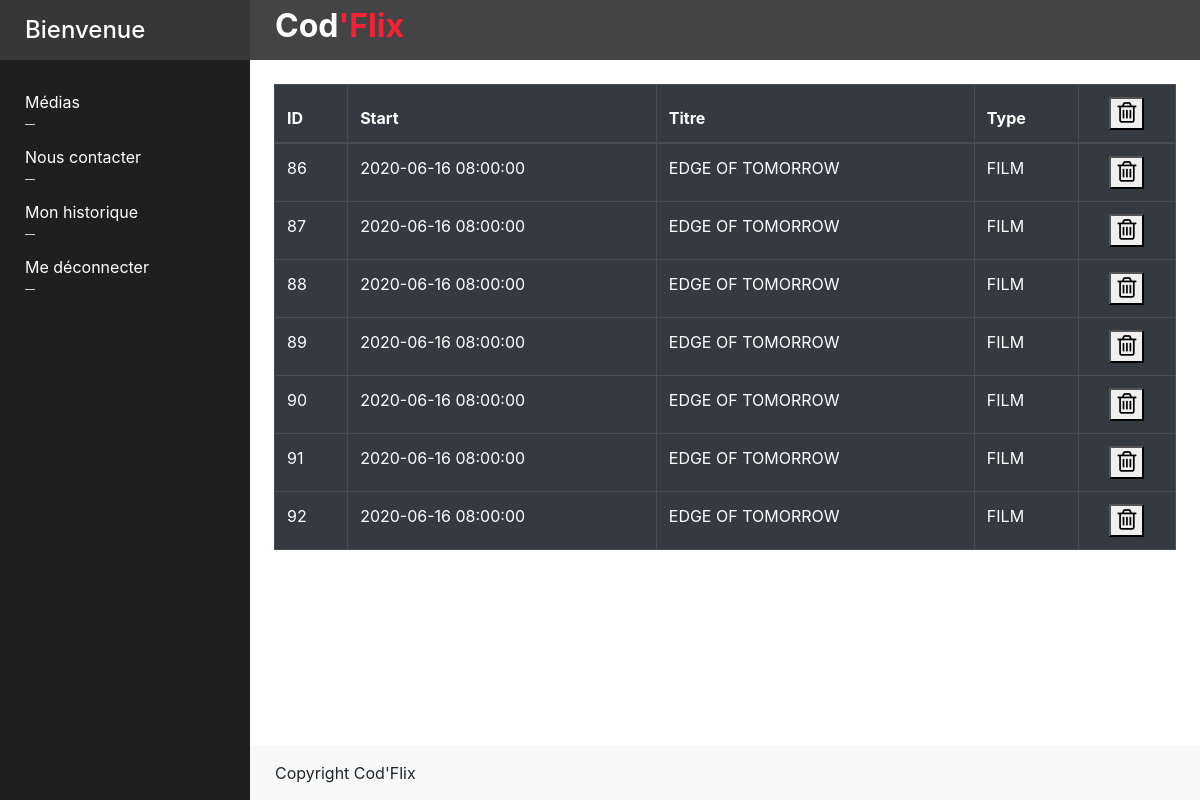
Screenshot of /index.php?action=historiquePage (signed in) with the database file from the repository.
### tables this page shows
CREATE TABLE IF NOT EXISTS `history` (
  `id` int(11) NOT NULL AUTO_INCREMENT,
  `user_id` int(11) NOT NULL,
  `media_id` int(11) NOT NULL,
  `start_date` datetime NOT NULL,
  `finish_date` datetime DEFAULT NULL,
  `watch_duration` int(11) NOT NULL DEFAULT 0 COMMENT 'in seconds',
  PRIMARY KEY (`id`),
  KEY `history_user_id_fk_media_id` (`user_id`),
  KEY `history_media_id_fk_media_id` (`media_id`)
);

CREATE TABLE IF NOT EXISTS `media` (
  `id` int(11) NOT NULL AUTO_INCREMENT,
  `genre_id` int(11) NOT NULL,
  `title` varchar(100) NOT NULL,
  `type` varchar(20) NOT NULL,
  `status` varchar(20) NOT NULL,
  `release_date` date NOT NULL,
  `summary` longtext NOT NULL,
  `trailer_url` varchar(100) NOT NULL,
  PRIMARY KEY (`id`),
  KEY `media_genre_id_fk_genre_id` (`genre_id`) USING BTREE
);

### controller/historiqueController.php (called while the page is built, shortened)
<?php
require_once( 'model/historique.php' );
function historiquePage() {
  $user_id = $_SESSION['user_id'];
  $historiqueContent = Historique::getHistorique($user_id);
  require('view/historiqueView.php');
}

### model/historique.php (called while the page is built, shortened)
<?php
class Historique {
public static function transformID($media_id){
$db   = init_db();
$req  = $db->prepare( "SELECT * FROM media WHERE id = :id" );
$req->bindValue(':id', $media_id);
$req->execute();
return $req->fetch();
}
public static function getHistorique($user_id){
	$db   = init_db();
	$req  = $db->prepare( "SELECT * FROM history WHERE user_id =:user_id" );
	$req->bindValue(':user_id', $user_id);
	$req->execute();
	return $req->fetchAll();
}
}

### view/historiqueView.php (the view, shortened to what this page needs)
<link rel="stylesheet" href="https://cdnjs.cloudflare.com/ajax/libs/font-awesome/4.7.0/css/font-awesome.min.css">
<table class="table table-bordered table-dark">
  <thead>
    <tr>
      <th scope="col">ID</th>
      <th scope="col">Start</th>
      <th scope="col">Titre</th>
      <th scope="col">Type</th>
      <th scope="col"><center>
      	<form method="POST" action="index.php?action=historiquePage">
      		<button type="sumbit" name="deleteall"><i class="fa fa-trash-o" style="font-size:24px"></i></button>
      </center></th>
    </tr>
  </thead>
  <tbody>
  <?php foreach($historiqueContent as $history ): ?>
  	<?php $getMedia = Historique::transformID($history['media_id']); ?>
    <tr>
      <td><?= $history['id']; ?></td>
      <td><?= $history['start_date']; ?></td>
      <td><?= strtoupper($getMedia['title']); ?></td>
      <td><?= strtoupper($getMedia['type']); ?></td>
      <td>
      	<center>
      	<form method="POST" action="index.php?action=historiquePage">
      		<button type="sumbit" name="delete" value="<?= $history['id']; ?>"><i class="fa fa-trash-o" style="font-size:24px"></i></button>
	    </form>
	    </center>
	  </td>
    </tr>
    <?php endforeach; ?>
  </tbody>
</table>
<?php $content = ob_get_clean(); ?>
<?php require('dashboard.php'); ?>

### index.php (shortened to what this page needs)
<?php
require_once( 'controller/historiqueController.php' );
if ( isset( $_GET['action'] ) ):
  switch( $_GET['action']):
    case 'historiquePage':
      historiquePage();
    break;
  endswitch;
elseif ( isset( $_GET['media'] ) ):
  mediaContentPage();
endif;

### view/dashboard.php (shortened to what this page needs)
<!DOCTYPE html>
<html>
  <head>
    <link href="public/lib/bootstrap/css/bootstrap.min.css" rel="stylesheet" />
    <link href="public/lib/font-awesome/css/all.min.css" rel="stylesheet" />
    <link href="public/css/partials/partials.css" rel="stylesheet" />
    <link href="public/css/layout/layout.css" rel="stylesheet" />
  </head>
  <body>
    <div class="wrapper d-flex align-items-stretch">
      <nav id="sidebar">
        <h2 class="title">Bienvenue</h2>
        <div class="sidebar-menu">
          <ul>
            <li><a href="index.php?action=mediaPage">Médias</a></li>
            <li><a href="index.php?action=contactPage">Nous contacter</a></li>
            <li><a href="index.php?action=historiquePage">Mon historique</a></li>
            <li><a href="index.php?action=logout">Me déconnecter</a></li>
          </ul>
        </div>
      </nav>
      <div id="content">
        <div class="header">
          <h2 class="title">Cod<span>'Flix</span></h2>
        </div>
        <div class="content p-4">
          <?= $content; ?>
        </div>
        <footer>Copyright Cod'Flix</footer>
      </div>
    </div>
  </body>
</html>

### public/css/partials/variables.css (style rules this page uses)
:root { --color-red: #f72035; --color-blue: #4b9bff; --color-gray: #b3b3b3; }

### public/css/layout/main/structure.css (style rules this page uses)
.wrapper { width: 100%; min-height: 100vh; }
#content { position: relative; flex-basis: 100%; }

### public/css/layout/main/footer.css (style rules this page uses)
footer { position: absolute; bottom: 0; width: 100%; background: #f8f8f8; padding: 15px 25px; }

### public/css/layout/main/menu.css (style rules this page uses)
#sidebar { min-width: 250px; max-width: 250px; background: #1f1f1f; color: var(--color-red); -webkit-transition: all 0.3s; -o-transition: all 0.3s; transition: all 0.3s; position: relative; flex-basis: 250px; }
#sidebar .sidebar-menu { padding: 0 25px 25px 25px; }
#sidebar .title { margin-bottom: 20px; font-weight: 500; color: #fff; background: #373737; padding: 10px 25px; height: 60px; font-size: 1.5rem; line-height: 40px; }
#sidebar ul { padding: 0; list-style-type: none; }
#sidebar ul li { font-size: 16px; }
#sidebar ul li a { padding: 10px 0; display: block; color: #fff; }
#sidebar ul li a:after { content: ""; display: block; width: 10px; border-bottom: 1px solid rgba(255, 255, 255, 0.8); margin-top: 10px; }
#content .header { background: #454444; padding: 10px 25px; height: 60px; display: flex; align-items: center; justify-content: space-between; }
#content .header .title { font-weight: 700; color: #fff; }
#content .header .title span { color: var(--color-red); }

### rows the page displays
history: id "86", start_date "2020-06-16 08:00:00", media.title "EDGE OF TOMORROW", media.type "FILM"
history: id "87", start_date "2020-06-16 08:00:00", media.title "EDGE OF TOMORROW", media.type "FILM"
history: id "88", start_date "2020-06-16 08:00:00", media.title "EDGE OF TOMORROW", media.type "FILM"
history: id "89", start_date "2020-06-16 08:00:00", media.title "EDGE OF TOMORROW", media.type "FILM"
history: id "90", start_date "2020-06-16 08:00:00", media.title "EDGE OF TOMORROW", media.type "FILM"
history: id "91", start_date "2020-06-16 08:00:00", media.title "EDGE OF TOMORROW", media.type "FILM"
history: id "92", start_date "2020-06-16 08:00:00", media.title "EDGE OF TOMORROW", media.type "FILM"
